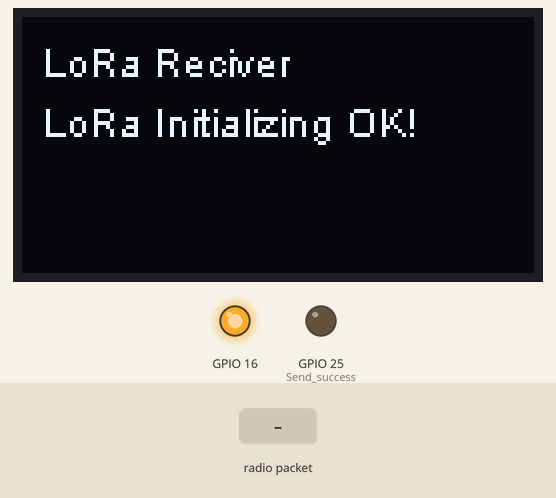
This sketch was run on a simulated ESP32. Parts: 128×64 one-colour display, output pins drawn as LEDs (lit = HIGH). The inputs (shaded band) are chosen by the test bench. WiFi joins after 1.5 s; servers stay silent unless stated; no radio packets arrive unless stated; no MQTT or app messages arrive unless stated; what the sketch prints to the serial monitor is not drawn.

Above: at 4.8 s.
4.9 s: radio packet "a" arrives
At 5.7 s:
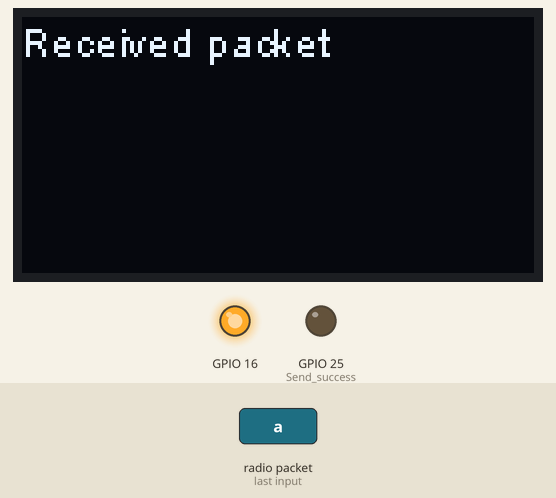
At 7.3 s:
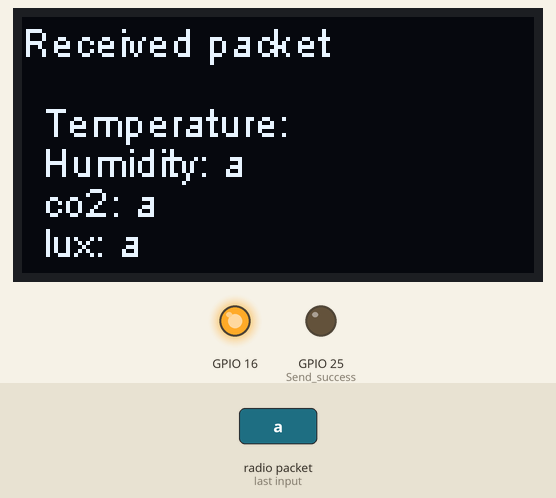
Timing chart, 0 to 8.8 s (numbered marks = the images above; inputs shaded):
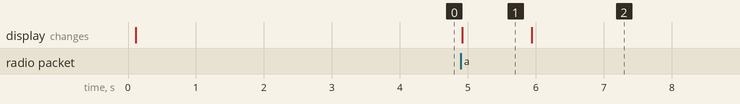

The sketch:

mushroom_reciver.ino
```cpp
#include <Wire.h>
#include <WiFi.h>
#include <PubSubClient.h>

#include <SPI.h>
#include <LoRa.h>


#include "SSD1306.h"
#include<Arduino.h>
SSD1306  display(0x3c, 4, 15);

#define SS      18
#define RST     14
#define DI0     26
#define BAND    433E6  //915E6


float temperature = 0;
float humidity = 0;
float co2 = 0;
float lux = 0;

String b1, b2, b3, b4, b5;
int b11, b21, b31, b41, b51;

#define WIFISSID "R&D LABS" // Put your WifiSSID here
#define PASSWORD "" // Put your wifi password here
#define TOKEN "BBFF-qdRXUwDXgmxKrx8FAnq9chQ8V4wCEF" // Put your Ubidots' TOKEN
#define MQTT_CLIENT_NAME "ESP32_BME680_Station" // MQTT client Name, please enter your own 8-12 alphanumeric character ASCII string;

/****************************************
  Define Constants
****************************************/
#define VARIABLE_LABEL1 "Temperature" // Assing the variable label
#define VARIABLE_LABEL2 "Humidity" // Assing the variable label
#define VARIABLE_LABEL3 "co2"
#define VARIABLE_LABEL4 "lux"

#define DEVICE_LABEL "esp32"

char mqttBroker[]  = "industrial.api.ubidots.com";
char payload[1000];
char topic1[150];
char topic2[150];
char topic3[150];
char topic4[150];


/****************************************
  Auxiliar Functions
****************************************/
WiFiClient ubidots;
PubSubClient client(ubidots);


void callback(char* topic, byte* payload, unsigned int length)
{
  char p[length + 1];
  memcpy(p, payload, length);
  p[length] = NULL;
  String message(p);
  Serial.write(payload, length);
  Serial.println(topic);
}

void reconnect()
{
  // Loop until we're reconnected
  while (!client.connected())
  {
    Serial.println("Attempting MQTT connection...");
    // Attemp to connect
    if (client.connect(MQTT_CLIENT_NAME, TOKEN, ""))
    {
      Serial.println("Connected");
    } else
    {
      Serial.print("Failed, rc=");
      Serial.print(client.state());
      Serial.println(" try again in 2 seconds");
      // Wait 2 seconds before retrying
      delay(2000);
    }
  }
}

/****************************************
  Main Functions
****************************************/

void setup()
{ pinMode(25, OUTPUT); //Send success, LED will bright 1 second
  pinMode(16, OUTPUT);
  digitalWrite(16, LOW);    // set GPIO16 low to reset OLED
  delay(50);
  digitalWrite(16, HIGH);

  Serial.begin(115200);
  while (!Serial); //If just the the basic function, must connect to a computer
  // Initialising the UI will init the display too.
  display.init();
  display.flipScreenVertically();
  display.setFont(ArialMT_Plain_10);
  display.setTextAlignment(TEXT_ALIGN_LEFT);
  display.drawString(5, 5, "LoRa Reciver");
  display.display();

  SPI.begin(5, 19, 27, 18);
  LoRa.setPins(SS, RST, DI0);
  Serial.println("LoRa Reciver");
  if (!LoRa.begin(BAND)) {
    Serial.println("Starting LoRa failed!");
    while (1);
  }
  Serial.println("LoRa Initial OK!");
  display.drawString(5, 20, "LoRa Initializing OK!");
  display.display();
  delay(2000);
  WiFi.begin(WIFISSID, PASSWORD);
  Serial.println();
  Serial.print("Waiting for WiFi Connection ..............");
  while (WiFi.status() != WL_CONNECTED)
  {
    Serial.print(".");
    delay(500);
  }
  Serial.println("");
  Serial.println("WiFi Connected");
  Serial.println("IP address: ");
  Serial.println(WiFi.localIP());
  client.setServer(mqttBroker, 1883);
  client.setCallback(callback);
}

void loop()
{
  if (!client.connected())
  {
    reconnect();
  }

  int packetSize = LoRa.parsePacket();
  if (packetSize) {
    // received a packets
    Serial.print("Received packet. ");
    display.clear();
    display.setFont(ArialMT_Plain_10);
    display.drawString(0, 0, "Received packet ");
    display.display();
    // read packet
    while (LoRa.available()) {
      String a = LoRa.readString();
      Serial.println(a);
      int a1 = a.indexOf("a");
      int a2 = a.indexOf("b");
      int a3 = a.indexOf("c");
      int a4 = a.indexOf("d");
      int a5 = a.indexOf("e");
      int a6 = a.indexOf("f");
      int a7 = a.indexOf("g");
      int a8 = a.indexOf("h");


      b1 = a.substring(a1 + 1, a2);
      b2 = a.substring(a3 + 1, a4);
      b3 = a.substring(a5 + 1, a6);
      b4 = a.substring(a7 + 1, a8);

//      b11 = b1.toInt();
//      b21 = b2.toInt();
//      b31 = b3.toInt();
//      b41 = b4.toInt();

      Serial.print("temperature = ");
      Serial.println(b1);
      Serial.print("humidity = ");
      Serial.println(b2);
      Serial.print("co2 = ");
      Serial.println(b3);
      Serial.print("lux = ");
      Serial.println(b4);

      display.drawString(5, 20, "Temperature: " + String(b1));
      display.drawString(5, 30, "Humidity: " + String(b2));
      display.drawString(5, 40, "co2: " + String(b3));
      display.drawString(5, 50, "lux: " + String(b4));
      display.display();


      sprintf(topic1, "%s%s", "/v1.6/devices/", DEVICE_LABEL);
      sprintf(payload, "%s", "");
      sprintf(payload, "{\"%s\":", VARIABLE_LABEL1);
      sprintf(payload, "%s {\"value\": %s}}", payload,  b1);
      Serial.println("Publishing temperature to Ubidots Cloud");
      client.publish(topic1, payload);

      sprintf(topic2, "%s%s", "/v1.6/devices/", DEVICE_LABEL);
      sprintf(payload, "%s", "");
      sprintf(payload, "{\"%s\":", VARIABLE_LABEL2);
      sprintf(payload, "%s {\"value\": %s}}", payload,  b2);
      Serial.println("Publishing humidity to Ubidots Cloud");
      client.publish(topic2, payload);

      sprintf(topic3, "%s%s", "/v1.6/devices/", DEVICE_LABEL);
      sprintf(payload, "%s", "");
      sprintf(payload, "{\"%s\":", VARIABLE_LABEL3);
      sprintf(payload, "%s {\"value\": %s}}", payload,  b3);
      Serial.println("Publishing co2 data to Ubidots Cloud");
      client.publish(topic3, payload);

      sprintf(topic4, "%s%s", "/v1.6/devices/", DEVICE_LABEL);
      sprintf(payload, "%s", "");
      sprintf(payload, "{\"%s\":", VARIABLE_LABEL4);
      sprintf(payload, "%s {\"value\": %s}}", payload,  b4);
      Serial.println("Publishing lux data to Ubidots Cloud");
      client.publish(topic4, payload);


      Serial.println();
      client.loop();
      delay(5000);
    }
  }
}
```

Measured:
- after the input at 4.9 s, the display: changes at once (image 1)
- what the display in image 1 shows lasts 1.0 s, from 4.9 s to 5.9 s
